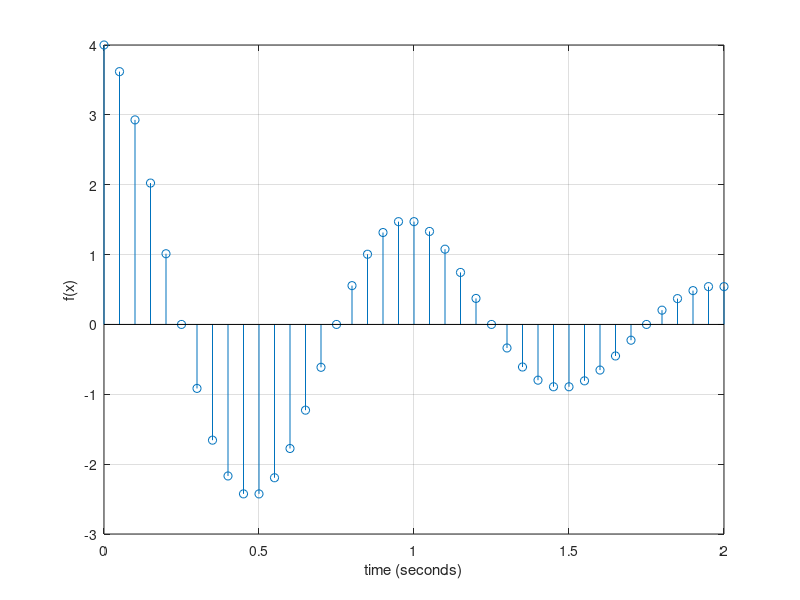

Here is the MATLAB script that generated this plot:
t = 0:.05:2;
a = 4;
f = 2;

y = a * exp(-1 * t) .* cos(t * pi * f);

stem(t, y)
grid
xlabel('time (seconds)')
ylabel('f(x)')

saveas(gcf,'dampedSinusoid.png')